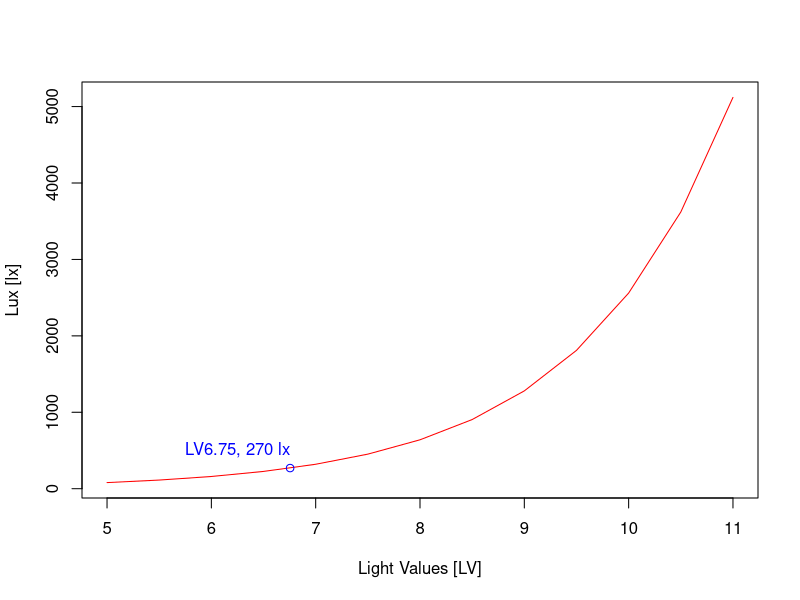

Write R code to recreate this figure.
## ---- chunk 1

# From Light Values to Lux
lv2lux <- function(lv) (2^lv)*2.5  

# From Lux to Light Values
lux2lv <- function(lux) log(lux/2.5, 2)

## ---- chunk 2

# Interactive plot

lv <- seq(5,11,.5)
lux <- lv2lux(lv)
plot(lv, lux, type = "l",
     xlab = "Light Values [LV]", ylab = "Lux [lx]",
     col = "red")
points(lux2lv(1080/4), 1080/4, col = "blue")
text(lux2lv(1080/4), 1080/4, col = "blue",
     labels = paste0("LV", round(lux2lv(1080/4), 2), ", ", 1080/4, " lx"),
     adj = c(1,-1))
